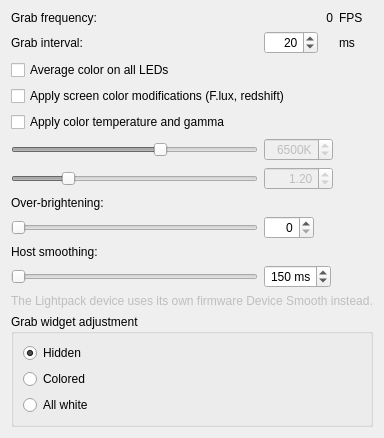
          <widget class="QWidget" name="page">
           <layout class="QVBoxLayout" name="verticalLayout_8">
            <item>
             <layout class="QGridLayout" name="gridLayout" rowstretch="0,0,0,0,0,0,0,0,0,0,0,0">
              <item row="3" column="0" colspan="3">
               <widget class="QCheckBox" name="checkBox_GrabApplyBlueLightReduction">
                <property name="text">
                 <string>Apply screen color modifications (F.lux, redshift)</string>
                </property>
                <property name="tristate">
                 <bool>false</bool>
                </property>
               </widget>
              </item>
              <item row="0" column="2">
               <widget class="QLabel" name="label_GrabFrequency_txt_fps">
                <property name="text">
                 <string>FPS</string>
                </property>
                <property name="alignment">
                 <set>Qt::AlignLeading|Qt::AlignLeft|Qt::AlignVCenter</set>
                </property>
                <property name="textInteractionFlags">
                 <set>Qt::LinksAccessibleByMouse|Qt::TextSelectableByMouse</set>
                </property>
               </widget>
              </item>
              <item row="1" column="1">
               <widget class="QSpinBox" name="spinBox_GrabSlowdown">
                <property name="sizePolicy">
                 <sizepolicy hsizetype="Fixed" vsizetype="Fixed">
                  <horstretch>0</horstretch>
                  <verstretch>0</verstretch>
                 </sizepolicy>
                </property>
                <property name="minimumSize">
                 <size>
                  <width>50</width>
                  <height>0</height>
                 </size>
                </property>
                <property name="alignment">
                 <set>Qt::AlignRight|Qt::AlignTrailing|Qt::AlignVCenter</set>
                </property>
                <property name="minimum">
                 <number>1</number>
                </property>
                <property name="maximum">
                 <number>1000</number>
                </property>
                <property name="value">
                 <number>20</number>
                </property>
               </widget>
              </item>
              <item row="0" column="0">
               <widget class="QLabel" name="label_GrabFrequency_txt">
                <property name="sizePolicy">
                 <sizepolicy hsizetype="Expanding" vsizetype="Maximum">
                  <horstretch>0</horstretch>
                  <verstretch>0</verstretch>
                 </sizepolicy>
                </property>
                <property name="font">
                 <font>
                  <weight>50</weight>
                  <bold>false</bold>
                 </font>
                </property>
                <property name="text">
                 <string>Grab frequency:</string>
                </property>
                <property name="alignment">
                 <set>Qt::AlignLeading|Qt::AlignLeft|Qt::AlignVCenter</set>
                </property>
               </widget>
              </item>
              <item row="8" column="2">
               <widget class="QPushButton" name="pushButton_grabOverBrightenHelp">
                <property name="sizePolicy">
                 <sizepolicy hsizetype="Fixed" vsizetype="Fixed">
                  <horstretch>0</horstretch>
                  <verstretch>0</verstretch>
                 </sizepolicy>
                </property>
                <property name="styleSheet">
                 <string notr="true">margin: 0px;</string>
                </property>
                <property name="text">
                 <string/>
                </property>
                <property name="icon">
                 <iconset resource="../res/LightpackResources.qrc">
                  <normaloff>:/icons/help.png</normaloff>:/icons/help.png</iconset>
                </property>
                <property name="flat">
                 <bool>true</bool>
                </property>
               </widget>
              </item>
              <item row="8" column="0">
               <widget class="QSlider" name="horizontalSlider_GrabOverBrighten">
                <property name="sizePolicy">
                 <sizepolicy hsizetype="Minimum" vsizetype="Fixed">
                  <horstretch>0</horstretch>
                  <verstretch>0</verstretch>
                 </sizepolicy>
                </property>
                <property name="whatsThis">
                 <string>&lt;h4&gt;Over-brightening&lt;/h4&gt; To achieve a higher overall brightness, Prismatik will set the LEDs to maximum even if the grabbed color is not at full brightness.</string>
                </property>
                <property name="maximum">
                 <number>100</number>
                </property>
                <property name="orientation">
                 <enum>Qt::Horizontal</enum>
                </property>
               </widget>
              </item>
              <item row="1" column="0">
               <widget class="QLabel" name="label_SlowdownGrab_txt">
                <property name="sizePolicy">
                 <sizepolicy hsizetype="Expanding" vsizetype="Preferred">
                  <horstretch>0</horstretch>
                  <verstretch>0</verstretch>
                 </sizepolicy>
                </property>
                <property name="font">
                 <font>
                  <weight>50</weight>
                  <bold>false</bold>
                 </font>
                </property>
                <property name="text">
                 <string>Grab interval:</string>
                </property>
                <property name="alignment">
                 <set>Qt::AlignLeading|Qt::AlignLeft|Qt::AlignVCenter</set>
                </property>
                <property name="margin">
                 <number>0</number>
                </property>
               </widget>
              </item>
              <item row="0" column="1">
               <widget class="QLabel" name="label_GrabFrequency_value">
                <property name="text">
                 <string notr="true">0</string>
                </property>
                <property name="alignment">
                 <set>Qt::AlignRight|Qt::AlignTrailing|Qt::AlignVCenter</set>
                </property>
                <property name="margin">
                 <number>3</number>
                </property>
                <property name="textInteractionFlags">
                 <set>Qt::LinksAccessibleByMouse|Qt::TextSelectableByMouse</set>
                </property>
               </widget>
              </item>
              <item row="1" column="2">
               <widget class="QLabel" name="label_SlowdownGrab_txt_ms">
                <property name="text">
                 <string>ms</string>
                </property>
                <property name="alignment">
                 <set>Qt::AlignLeading|Qt::AlignLeft|Qt::AlignVCenter</set>
                </property>
               </widget>
              </item>
              <item row="2" column="0" colspan="3">
               <widget class="QCheckBox" name="checkBox_GrabIsAvgColors">
                <property name="font">
                 <font>
                  <weight>50</weight>
                  <bold>false</bold>
                 </font>
                </property>
                <property name="text">
                 <string>Average color on all LEDs</string>
                </property>
                <property name="checked">
                 <bool>false</bool>
                </property>
               </widget>
              </item>
              <item row="5" column="0">
               <widget class="QSlider" name="horizontalSlider_GrabColorTemperature">
                <property name="enabled">
                 <bool>false</bool>
                </property>
                <property name="minimum">
                 <number>1000</number>
                </property>
                <property name="maximum">
                 <number>10000</number>
                </property>
                <property name="singleStep">
                 <number>100</number>
                </property>
                <property name="pageStep">
                 <number>1000</number>
                </property>
                <property name="value">
                 <number>6500</number>
                </property>
                <property name="orientation">
                 <enum>Qt::Horizontal</enum>
                </property>
                <property name="tickPosition">
                 <enum>QSlider::NoTicks</enum>
                </property>
                <property name="tickInterval">
                 <number>1000</number>
                </property>
               </widget>
              </item>
              <item row="5" column="1">
               <widget class="QSpinBox" name="spinBox_GrabColorTemperature">
                <property name="enabled">
                 <bool>false</bool>
                </property>
                <property name="alignment">
                 <set>Qt::AlignRight|Qt::AlignTrailing|Qt::AlignVCenter</set>
                </property>
                <property name="showGroupSeparator" stdset="0">
                 <bool>false</bool>
                </property>
                <property name="suffix">
                 <string notr="true">K</string>
                </property>
                <property name="minimum">
                 <number>1000</number>
                </property>
                <property name="maximum">
                 <number>10000</number>
                </property>
                <property name="singleStep">
                 <number>100</number>
                </property>
                <property name="value">
                 <number>6500</number>
                </property>
               </widget>
              </item>
              <item row="7" column="0">
               <widget class="QLabel" name="label_11">
                <property name="text">
                 <string>Over-brightening:</string>
                </property>
               </widget>
              </item>
              <item row="8" column="1">
               <widget class="QSpinBox" name="spinBox_GrabOverBrighten">
                <property name="sizePolicy">
                 <sizepolicy hsizetype="Fixed" vsizetype="Fixed">
                  <horstretch>0</horstretch>
                  <verstretch>0</verstretch>
                 </sizepolicy>
                </property>
                <property name="minimumSize">
                 <size>
                  <width>50</width>
                  <height>0</height>
                 </size>
                </property>
                <property name="alignment">
                 <set>Qt::AlignRight|Qt::AlignTrailing|Qt::AlignVCenter</set>
                </property>
                <property name="minimum">
                 <number>0</number>
                </property>
                <property name="maximum">
                 <number>100</number>
                </property>
                <property name="value">
                 <number>0</number>
                </property>
               </widget>
              </item>
              <item row="6" column="0">
               <widget class="QSlider" name="horizontalSlider_GrabGamma">
                <property name="enabled">
                 <bool>false</bool>
                </property>
                <property name="whatsThis">
                 <string>&lt;h4&gt;Color encoding gamma&lt;/h4&gt;

This is the gamma used for encoding the color with the desired &lt;b&gt;color temperature&lt;/b&gt;. Setting to &lt;b&gt;1.0&lt;/b&gt; cancels the effect.
This is the reciprocal of the &lt;b&gt;device gamma&lt;/b&gt; which is the decoding gamma. They cancel each other if set to same value.</string>
                </property>
                <property name="minimum">
                 <number>5</number>
                </property>
                <property name="maximum">
                 <number>1000</number>
                </property>
                <property name="singleStep">
                 <number>10</number>
                </property>
                <property name="pageStep">
                 <number>100</number>
                </property>
                <property name="value">
                 <number>220</number>
                </property>
                <property name="orientation">
                 <enum>Qt::Horizontal</enum>
                </property>
               </widget>
              </item>
              <item row="6" column="1">
               <widget class="QDoubleSpinBox" name="doubleSpinBox_GrabGamma">
                <property name="enabled">
                 <bool>false</bool>
                </property>
                <property name="alignment">
                 <set>Qt::AlignRight|Qt::AlignTrailing|Qt::AlignVCenter</set>
                </property>
                <property name="minimum">
                 <double>0.050000000000000</double>
                </property>
                <property name="maximum">
                 <double>10.000000000000000</double>
                </property>
                <property name="singleStep">
                 <double>0.100000000000000</double>
                </property>
                <property name="value">
                 <double>1.200000000000000</double>
                </property>
               </widget>
              </item>
              <item row="4" column="0" colspan="2">
               <widget class="QCheckBox" name="checkBox_GrabApplyColorTemperature">
                <property name="whatsThis">
                 <string>&lt;h4&gt;Color temperature &amp;amp; gamma&lt;/h4&gt;

Internally emulates the effects of f.lux, redshift, Night Light, Night Shift...</string>
                </property>
                <property name="text">
                 <string>Apply color temperature and gamma</string>
                </property>
               </widget>
              </item>
              <item row="6" column="2">
               <widget class="QPushButton" name="pushButton_grabGammaHelp">
                <property name="sizePolicy">
                 <sizepolicy hsizetype="Fixed" vsizetype="Fixed">
                  <horstretch>0</horstretch>
                  <verstretch>0</verstretch>
                 </sizepolicy>
                </property>
                <property name="styleSheet">
                 <string notr="true">margin: 0px;</string>
                </property>
                <property name="text">
                 <string/>
                </property>
                <property name="icon">
                 <iconset resource="../res/LightpackResources.qrc">
                  <normaloff>:/icons/help.png</normaloff>:/icons/help.png</iconset>
                </property>
                <property name="flat">
                 <bool>true</bool>
                </property>
               </widget>
              </item>
              <item row="4" column="2">
               <widget class="QPushButton" name="pushButton_grabApplyColorTemperatureHelp">
                <property name="sizePolicy">
                 <sizepolicy hsizetype="Fixed" vsizetype="Fixed">
                  <horstretch>0</horstretch>
                  <verstretch>0</verstretch>
                 </sizepolicy>
                </property>
                <property name="styleSheet">
                 <string notr="true">margin:0px;</string>
                </property>
                <property name="text">
                 <string/>
                </property>
                <property name="icon">
                 <iconset resource="../res/LightpackResources.qrc">
                  <normaloff>:/icons/help.png</normaloff>:/icons/help.png</iconset>
                </property>
                <property name="flat">
                 <bool>true</bool>
                </property>
               </widget>
              </item>
              <item row="9" column="0">
               <widget class="QLabel" name="label_GrabHostSmoothing_txt">
                <property name="text">
                 <string>Host smoothing:</string>
                </property>
               </widget>
              </item>
              <item row="10" column="0">
               <widget class="QSlider" name="horizontalSlider_GrabHostSmoothing">
                <property name="sizePolicy">
                 <sizepolicy hsizetype="Minimum" vsizetype="Fixed">
                  <horstretch>0</horstretch>
                  <verstretch>0</verstretch>
                 </sizepolicy>
                </property>
                <property name="whatsThis">
                 <string>&lt;h4&gt;Host smoothing&lt;/h4&gt; Linear transition, on the host, from the last displayed color to the most recently captured one. &lt;b&gt;Off&lt;/b&gt; (0) keeps the current instant cut. For devices without their own smoothing (Adalight, Ardulight, WARLS/DRGB/DNRGB/DDP). Not used by the native Lightpack device, which has its own firmware smoothing (see Device Smooth on its tab).</string>
                </property>
                <property name="minimum">
                 <number>0</number>
                </property>
                <property name="maximum">
                 <number>400</number>
                </property>
                <property name="singleStep">
                 <number>1</number>
                </property>
                <property name="pageStep">
                 <number>25</number>
                </property>
                <property name="orientation">
                 <enum>Qt::Horizontal</enum>
                </property>
               </widget>
              </item>
              <item row="10" column="1">
               <widget class="QSpinBox" name="spinBox_GrabHostSmoothing">
                <property name="sizePolicy">
                 <sizepolicy hsizetype="Fixed" vsizetype="Fixed">
                  <horstretch>0</horstretch>
                  <verstretch>0</verstretch>
                 </sizepolicy>
                </property>
                <property name="minimumSize">
                 <size>
                  <width>60</width>
                  <height>0</height>
                 </size>
                </property>
                <property name="alignment">
                 <set>Qt::AlignRight|Qt::AlignTrailing|Qt::AlignVCenter</set>
                </property>
                <property name="specialValueText">
                 <string>Off</string>
                </property>
                <property name="suffix">
                 <string notr="true"> ms</string>
                </property>
                <property name="minimum">
                 <number>0</number>
                </property>
                <property name="maximum">
                 <number>400</number>
                </property>
                <property name="value">
                 <number>150</number>
                </property>
               </widget>
              </item>
              <item row="10" column="2">
               <widget class="QPushButton" name="pushButton_grabHostSmoothingHelp">
                <property name="sizePolicy">
                 <sizepolicy hsizetype="Fixed" vsizetype="Fixed">
                  <horstretch>0</horstretch>
                  <verstretch>0</verstretch>
                 </sizepolicy>
                </property>
                <property name="styleSheet">
                 <string notr="true">margin: 0px;</string>
                </property>
                <property name="text">
                 <string/>
                </property>
                <property name="icon">
                 <iconset resource="../res/LightpackResources.qrc">
                  <normaloff>:/icons/help.png</normaloff>:/icons/help.png</iconset>
                </property>
                <property name="flat">
                 <bool>true</bool>
                </property>
               </widget>
              </item>
              <item row="11" column="0" colspan="3">
               <widget class="QLabel" name="label_GrabHostSmoothing_lightpackNotice">
                <property name="text">
                 <string>The Lightpack device uses its own firmware Device Smooth instead.</string>
                </property>
                <property name="enabled">
                 <bool>false</bool>
                </property>
               </widget>
              </item>
             </layout>
            </item>
            <item>
             <widget class="QGroupBox" name="groupBox_2">
              <property name="title">
               <string>Grab widget adjustment</string>
              </property>
              <layout class="QVBoxLayout" name="verticalLayout_16">
               <item>
                <widget class="QRadioButton" name="radioButton_GrabWidgetsDontShow">
                 <property name="text">
                  <string>Hidden</string>
                 </property>
                 <property name="checked">
                  <bool>true</bool>
                 </property>
                </widget>
               </item>
               <item>
                <widget class="QRadioButton" name="radioButton_Colored">
                 <property name="text">
                  <string>Colored</string>
                 </property>
                 <property name="checked">
                  <bool>false</bool>
                 </property>
                </widget>
               </item>
               <item>
                <widget class="QRadioButton" name="radioButton_White">
                 <property name="text">
                  <string>All white</string>
                 </property>
                </widget>
               </item>
              </layout>
             </widget>
            </item>
           </layout>
          </widget>
